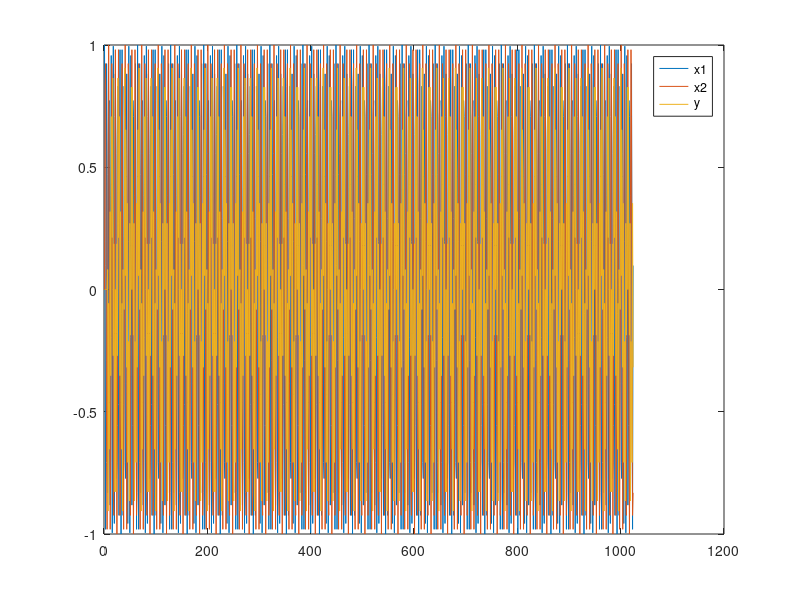
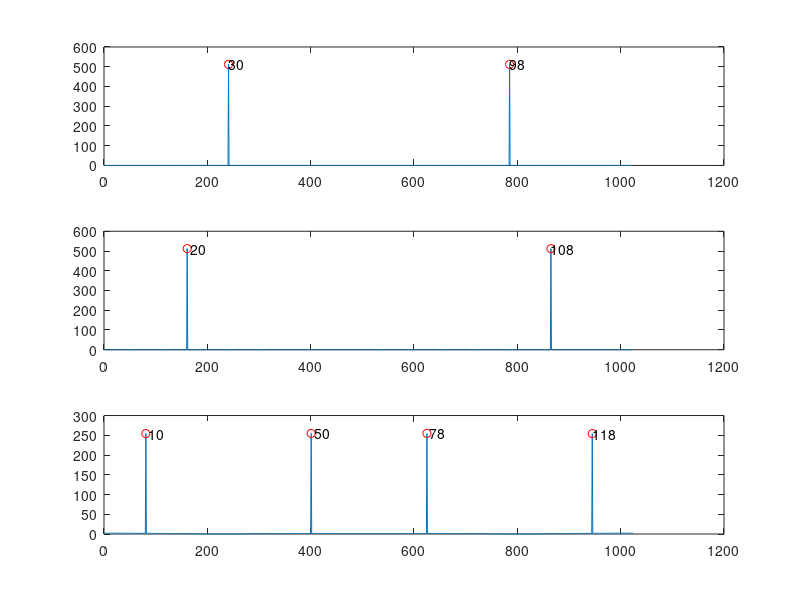

These figures' MATLAB source, in order: (Note: this script raises an error after producing the figures.)
close all;

%% Initialization
% Input (driving) frequencies (u = high, v = low)
% We'll evaluate cos(u)*sin(v) = [sin(u+v) + sin(u-v)]/2, so
% the default setting of u=30 and v=20 gives us input in the
% beta wave band and outputs in the alpha (30-20=10Hz) and
% gamma (30+20=50) wave bands.
u = 30;
v = 20;

% Some further frequencies to test if these yield any causality, picked as 
% prime numbers to ensure we don't inspect harmonics of the inputs/output.
testFrequencies = [ 7, 13, 23, 43, 59 ];

% General parameters
Fs = 128;
T = 1 / Fs;
samples = 1024;
shift = 5;

%% Series generation
x1 = zeros(1, samples);
x2 = zeros(1, samples);
y = zeros(1, samples);
tests = zeros(numel(testFrequencies), samples);

for i=1:samples
 t = (i - 1) * 2 * pi * T;
 x1(i) = cos(u*t);
 x2(i) = sin(v*t);
 
 if (i > 1 + shift)
    y(i) = x1(i-shift) * x2(i-shift);     
        
    % try the line below for a trivial linear causality on x1 and no 
    % dependence on x2, then Faes causality works quite perfectly.
    %y(i) = x1(i-shift) * 5;
    
    % with an additive linear causality depending on x1 and x2, the
    % y signal becomes too predictive by itself and basically becomes
    % autoregressive with the signal being the most significant predictor
    %y(i) = x1(i-shift) + x2(i-shift); 
 end
 
 for j1=1:numel(testFrequencies)
     tests(j1, i) = sin(testFrequencies(j1) * t);
 end
end

%% Series plot
figure;
plot(x1);
hold on;
plot(x2);
plot(y);
legend('x1', 'x2', 'y');

%% Frequency plots
figure;
subplot(3,1,1);
ft = abs(fft(x1));
plot(ft);
hold on;
[pks,locs] = findpeaks(ft, 'MinPeakHeight', 100);
plot(locs,pks,'ro');
text(locs+.02,pks,num2str(round(locs/samples*Fs)'))
subplot(3,1,2);
ft = abs(fft(x2));
plot(ft);
hold on;
[pks,locs] = findpeaks(ft, 'MinPeakHeight', 100);
plot(locs,pks,'ro');
text(locs+.02,pks,num2str(round(locs/samples*Fs)'))
subplot(3,1,3);
ft = abs(fft(y));
plot(ft);
hold on;
[pks,locs] = findpeaks(ft, 'MinPeakHeight', 100);
plot(locs,pks,'ro');
text(locs+.02,pks,num2str(round(locs/samples*Fs)'))

%% Global 'easy' Faes causality on x1, x2, y
series = [x1; x2; y; tests]';
selectedTerms = (1:8);
j1 = 1; % driver x1
j2 = 2; % driver x2
i = 3; % driven y
L = 2*shift; % max lag=10
quant = 20;
numSur = 20;
surMinLag = 20; 
figure;

%% x1 -> y
X = squeeze(series(shift+1:end,selectedTerms)); X = quantize(X, quant); 
[CC, V, Vj, H_K, H_Kj, H_Kv] = gcausality(X, j1, i, L);
[alpha, CCs, H_Ks] = caussignif(X, j1, i, numSur, surMinLag, CC, H_Kj, L);
subplot(2,2,1);
plot_candvec(V, H_Kv);
title(num2str(alpha));

%% x2 -> y
X = squeeze(series(shift+1:end,selectedTerms)); X = quantize(X, quant); 
[CC, V, Vj, H_K, H_Kj, H_Kv] = gcausality(X, j2, i, L);
[alpha, CCs, H_Ks] = caussignif(X, j2, i, numSur, surMinLag, CC, H_Kj, L);
subplot(2,2,2);
plot_candvec(V, H_Kv);
title(num2str(alpha));


%% y -> x1
X = squeeze(series(shift+1:end,selectedTerms)); X = quantize(X, quant); 
[CC, V, Vj, H_K, H_Kj, H_Kv] = gcausality(X, i, j1, L);
[alpha, CCs, H_Ks] = caussignif(X, i, j1, numSur, surMinLag, CC, H_Kj, L);
subplot(2,2,3);
plot_candvec(V, H_Kv);
title(num2str(alpha));

%% y -> x2
X = squeeze(series(shift+1:end,selectedTerms)); X = quantize(X, quant); 
[CC, V, Vj, H_K, H_Kj, H_Kv] = gcausality(X, i, j2, L);
[alpha, CCs, H_Ks] = caussignif(X, i, j2, numSur, surMinLag, CC, H_Kj, L);
subplot(2,2,4);
plot_candvec(V, H_Kv);
title(num2str(alpha));


%% Now let's cut the signals up into alpha, beta and gamma bands to see
% if the method is able to find causalities across specific bands
order = 384;
alpha = designfilt('bandpassfir','FilterOrder',order,'StopbandFrequency1',7,'PassbandFrequency1',8,'PassbandFrequency2',12,'StopbandFrequency2',13,'SampleRate',Fs);
beta = designfilt('bandpassfir','FilterOrder',order,'StopbandFrequency1',11,'PassbandFrequency1',12,'PassbandFrequency2',40,'StopbandFrequency2',41,'SampleRate',Fs);
gamma = designfilt('bandpassfir','FilterOrder',order,'StopbandFrequency1',39,'PassbandFrequency1',40,'PassbandFrequency2',Fs/2-1,'StopbandFrequency2',Fs/2,'SampleRate',Fs);

x1a = filter(alpha, x1);
x1b = filter(beta, x1);
x1g = filter(gamma, x1);

ya = filter(alpha, y);
yb = filter(beta, y);
yg = filter(gamma, y);

series = [x1a; x1b; x1g; ya; yb; yg]';
series = series(order+1:end,:);
figure;
subplot(2,1,1);
plot(series(:,1:3));
legend('alpha', 'beta', 'gamma');
subplot(2,1,2);
plot(series(:,4:6));
legend('alpha', 'beta', 'gamma');

selectedTerms = (1:6);
j1 = 2; % driver x1b
i = 4; % driven ya
L = 2*shift; % max lag=10
quant = 20;
numSur = 20;
surMinLag = 20; 
figure;

% x1b -> ya, e.g. because of the trig identity, the beta band-filtered
% portion of the x1 signal should be predictive for the alpha band of y
X = squeeze(series(shift+1:end,selectedTerms)); X = quantize(X, quant); 
[CC, V, Vj, H_K, H_Kj, H_Kv] = gcausality(X, j1, i, L);
[alpha, CCs, H_Ks] = caussignif(X, j1, i, numSur, surMinLag, CC, H_Kj, L);
plot_candvec(V, H_Kv);
title(num2str(alpha));
